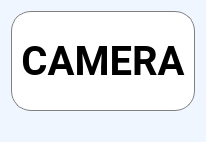
         <widget class="QWidget" name="Page_Camera">
          <property name="styleSheet">
           <string notr="true">*{
background-color: rgb(240, 246, 255);
}
QPushButton{
border-radius:none;
color: rgb(186, 189, 182);
}
QPushButton:hover{
;
	color: rgb(0, 0, 0);
}
#menu_camera {
	border: 1px solid gray;
} </string>
          </property>
          <layout class="QGridLayout" name="gridLayout_7">
           <item row="0" column="0">
            <widget class="QFrame" name="menu_camera">
             <property name="minimumSize">
              <size>
               <width>0</width>
               <height>100</height>
              </size>
             </property>
             <property name="maximumSize">
              <size>
               <width>16777215</width>
               <height>100</height>
              </size>
             </property>
             <property name="styleSheet">
              <string notr="true">background-color: rgb(255, 255, 255);
border-radius: 20px;
</string>
             </property>
             <property name="frameShape">
              <enum>QFrame::NoFrame</enum>
             </property>
             <property name="frameShadow">
              <enum>QFrame::Raised</enum>
             </property>
             <layout class="QHBoxLayout" name="horizontalLayout_4">
              <item>
               <widget class="QLabel" name="label_27">
                <property name="minimumSize">
                 <size>
                  <width>0</width>
                  <height>70</height>
                 </size>
                </property>
                <property name="maximumSize">
                 <size>
                  <width>16777215</width>
                  <height>100</height>
                 </size>
                </property>
                <property name="font">
                 <font>
                  <family>Roboto</family>
                  <pointsize>-1</pointsize>
                  <weight>75</weight>
                  <italic>false</italic>
                  <bold>true</bold>
                  <underline>false</underline>
                  <strikeout>false</strikeout>
                  <kerning>true</kerning>
                 </font>
                </property>
                <property name="styleSheet">
                 <string notr="true">font-size: 40px;
</string>
                </property>
                <property name="frameShape">
                 <enum>QFrame::StyledPanel</enum>
                </property>
                <property name="frameShadow">
                 <enum>QFrame::Sunken</enum>
                </property>
                <property name="midLineWidth">
                 <number>5</number>
                </property>
                <property name="text">
                 <string>CAMERA</string>
                </property>
                <property name="alignment">
                 <set>Qt::AlignCenter</set>
                </property>
               </widget>
              </item>
             </layout>
            </widget>
           </item>
           <item row="1" column="0">
            <layout class="QVBoxLayout" name="camera">
             <item>
              <widget class="QLabel" name="camera_label">
               <property name="text">
                <string/>
               </property>
               <property name="alignment">
                <set>Qt::AlignCenter</set>
               </property>
              </widget>
             </item>
            </layout>
           </item>
          </layout>
         </widget>
